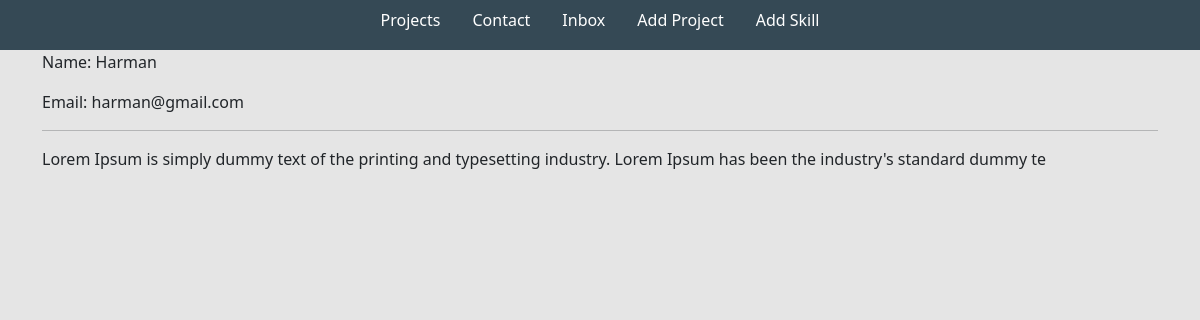
Screenshot of /message/9729516d-a6c9-4a77-afff-91a8a107c846/ (signed in) with the database file from the repository.
### base/models.py (models this page shows, shortened)
class Message(models.Model):
    name = models.CharField(max_length=200, null=True)
    email = models.CharField(max_length=200, null=True)
    subject = models.CharField(max_length=200, null=True)
    body = models.TextField()
    is_read = models.BooleanField(default=False)
    created = models.DateTimeField(auto_now_add=True)
    id = models.UUIDField(default=uuid.uuid4, unique=True,
                            primary_key=True, editable=False)

### base/views.py (the view)
# urls.py: path('message/<str:pk>/', views.messagePage, name="message"),
def messagePage(request,pk):
    message = Message.objects.get(id=pk)
    message.is_read = True
    message.save()
    context = {'message': message}
    return render(request, 'base/message.html', context)

### base/templates/base/message.html
{% extends 'base/main.html' %}
{% load static %}
{% block content %}
<div class="container">
    <p>Name: {{message.name}}</p>
    <p>Email: {{message.email}}</p>
    <hr>
    <p>{{message.body}}</p>
</div>
{% endblock content %}

### static/styles/main2.css (style rules this page uses)
body { background-color: #E5E5E5; }

### rows the page displays
Message: name "Harman", email "harman@gmail.com", body "Lorem Ipsum is simply dummy text of the printing and typesetting industry. Lorem Ipsum has been the industry's standard dummy te"
